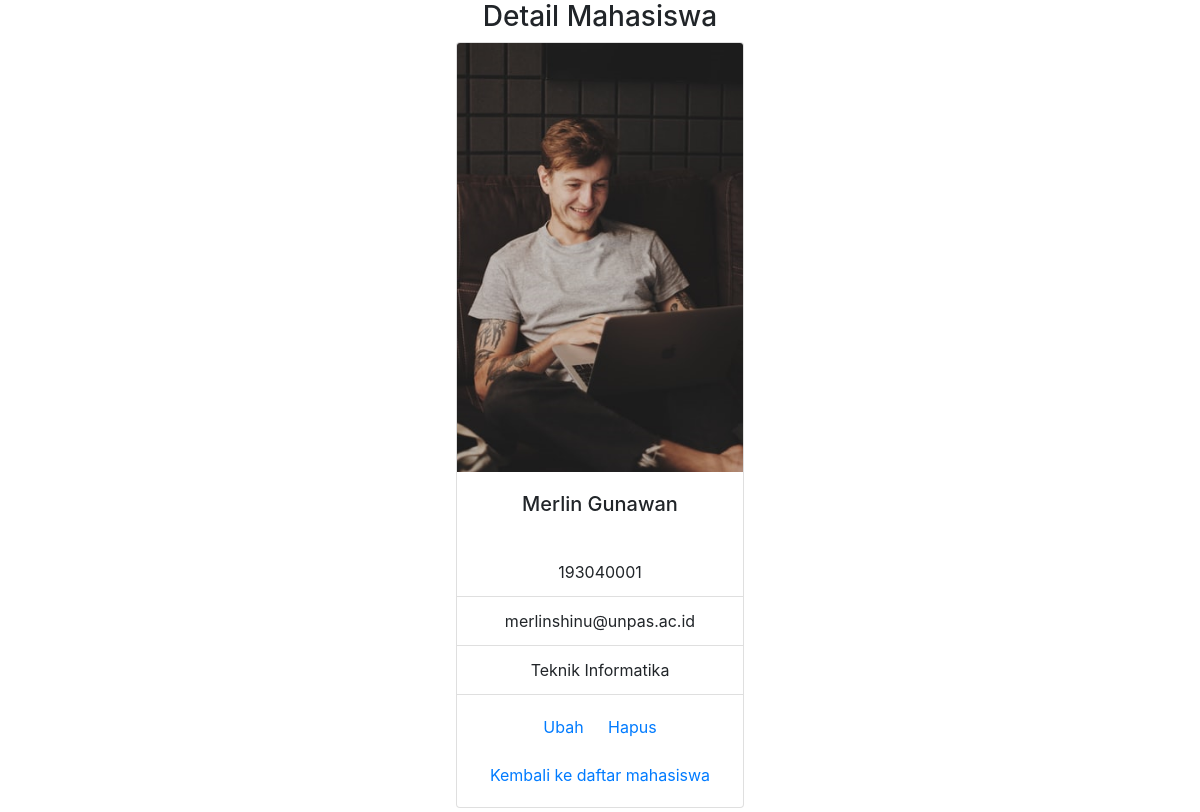
The page /pertemuan10/detail.php?id=1 on the database its author committed.
### tables this page shows
CREATE TABLE `mahasiswa` (
  `id` int(11) NOT NULL,
  `gambar` varchar(30) DEFAULT NULL,
  `nama` varchar(30) NOT NULL,
  `nrp` int(9) NOT NULL,
  `email` varchar(30) NOT NULL,
  `jurusan` varchar(30) NOT NULL
);

### pertemuan10/functions.php (called while the page is built, shortened)
<?php
function koneksi()
{
  return mysqli_connect('localhost', 'root', '', 'pw_193040071');
}
function query($query)
{
  $conn = koneksi();
  $result = mysqli_query($conn, $query);
  if (mysqli_num_rows($result) == 1) {
    return mysqli_fetch_assoc($result);
  }
  $rows = [];
  return $rows;
}

### pertemuan10/detail.php (the view, shortened to what this page needs)
<?php
require 'functions.php';
$id = $_GET['id'];
$mhs = query("SELECT * FROM mahasiswa WHERE id = $id");
?>
<!DOCTYPE html>
<html lang="en">
<head>
  <link rel="stylesheet" href="css/bootstrap.min.css">
</head>
<body>
  <h3 style="text-align: center">Detail Mahasiswa</h3>
  <div class="cardcontainer">
    <div class="card text-center mx-auto mb-4" style="width: 18rem;">
      <img src="img/<?= $mhs['gambar']; ?>" class="card-img-top" alt="...">
      <div class="card-body">
        <h5 class="card-title"><?= $mhs['nama']; ?></h5>
      </div>
      <ul class="list-group list-group-flush">
        <li class="list-group-item"><?= $mhs['nrp']; ?></li>
        <li class="list-group-item"><?= $mhs['email']; ?></li>
        <li class="list-group-item"><?= $mhs['jurusan']; ?></li>
      </ul>
      <div class="card-body">
        <a href="#" class="card-link">Ubah</a>
        <a href="#" class="card-link">Hapus</a>
        <br>
        <br>
        <a href="latihan3.php" class="card-link">Kembali ke daftar mahasiswa</a>
      </div>
    </div>
  </div>
</body>
</html>

### rows shown on the page
mahasiswa: gambar (picture), nama "Merlin Gunawan", nrp "193040001", email "merlinshinu@unpas.ac.id", jurusan "Teknik Informatika"
